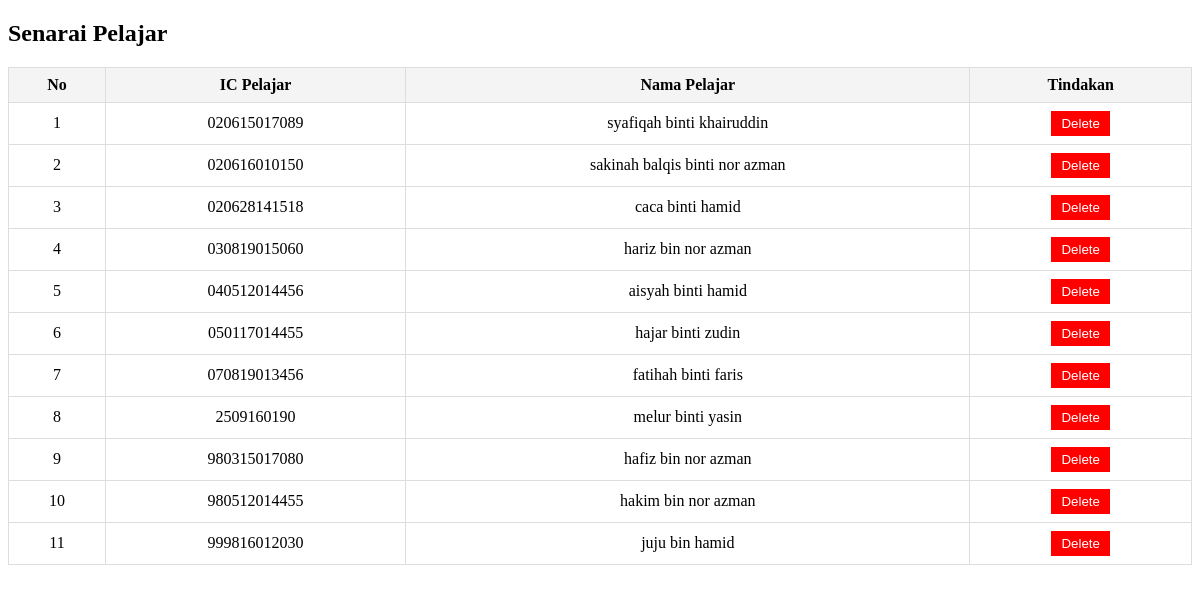
/pendidik_AssignLaporan.php, run on the app's committed database.
### tables this page shows
CREATE TABLE `pelajar` (
  `ic_pelajar` varchar(20) NOT NULL,
  `nama_pelajar` varchar(100) NOT NULL,
  `jantina` varchar(10) NOT NULL,
  `alamat_semasa` varchar(255) DEFAULT NULL,
  `umur` int(11) DEFAULT NULL,
  `Alahan` varchar(100) DEFAULT NULL,
  `gambar_pelajar` varchar(255) DEFAULT NULL,
  `ibubapa_id` int(11) NOT NULL,
  `tahun_pengajian` int(4) DEFAULT NULL,
  `id_pentadbir` int(11) DEFAULT NULL,
  `id_pendidik` int(11) DEFAULT NULL,
  `sijilLahir_pelajar` varchar(255) DEFAULT NULL,
  `pengesahan` tinyint(1) DEFAULT NULL
);

### pendidik_AssignLaporan.php (the view, shortened to what this page needs)
<?php
include 'config.php';
$sql = "SELECT * FROM pelajar";
$result = $conn->query($sql);
?>
<!DOCTYPE html>
<html lang="en">
<head>
</head>
<body>
    <h2>Senarai Pelajar</h2>
    <table>
        <thead>
            <tr>
                <th>No</th>
                <th>IC Pelajar</th>
                <th>Nama Pelajar</th>
                <th>Tindakan</th>
            </tr>
        </thead>
        <tbody>
            <?php
            if ($result->num_rows > 0) {
                $no = 1;
                while ($row = $result->fetch_assoc()) {
                    echo "<tr>
                        <td>$no</td>
                        <td>{$row['ic_pelajar']}</td>
                        <td>{$row['nama_pelajar']}</td>
                        <td><a href='?delete={$row['ic_pelajar']}'><button>Delete</button></a></td>
                    </tr>";
                    $no++;
                }
            } else {
                echo "<tr><td colspan='9'>No records found.</td></tr>";
            }
            ?>
        </tbody>
    </table>
</body>
</html>

### pendidik_AssignLaporan.php (style rules this page uses)
table { width: 100%; border-collapse: collapse; }
th, td { padding: 8px; border: 1px solid #ddd; text-align: center; }
th { background-color: #f4f4f4; }
button { padding: 5px 10px; color: white; background-color: red; border: none; cursor: pointer; }

### data on the page
pelajar: ic_pelajar "020615017089", nama_pelajar "syafiqah binti khairuddin"
pelajar: ic_pelajar "020616010150", nama_pelajar "sakinah balqis binti nor azman"
pelajar: ic_pelajar "020628141518", nama_pelajar "caca binti hamid"
pelajar: ic_pelajar "030819015060", nama_pelajar "hariz bin nor azman"
pelajar: ic_pelajar "040512014456", nama_pelajar "aisyah binti hamid"
pelajar: ic_pelajar "050117014455", nama_pelajar "hajar binti zudin"
pelajar: ic_pelajar "070819013456", nama_pelajar "fatihah binti faris"
pelajar: ic_pelajar "2509160190", nama_pelajar "melur binti yasin"
pelajar: ic_pelajar "980315017080", nama_pelajar "hafiz bin nor azman"
pelajar: ic_pelajar "980512014455", nama_pelajar "hakim bin nor azman"
pelajar: ic_pelajar "999816012030", nama_pelajar "juju bin hamid"
